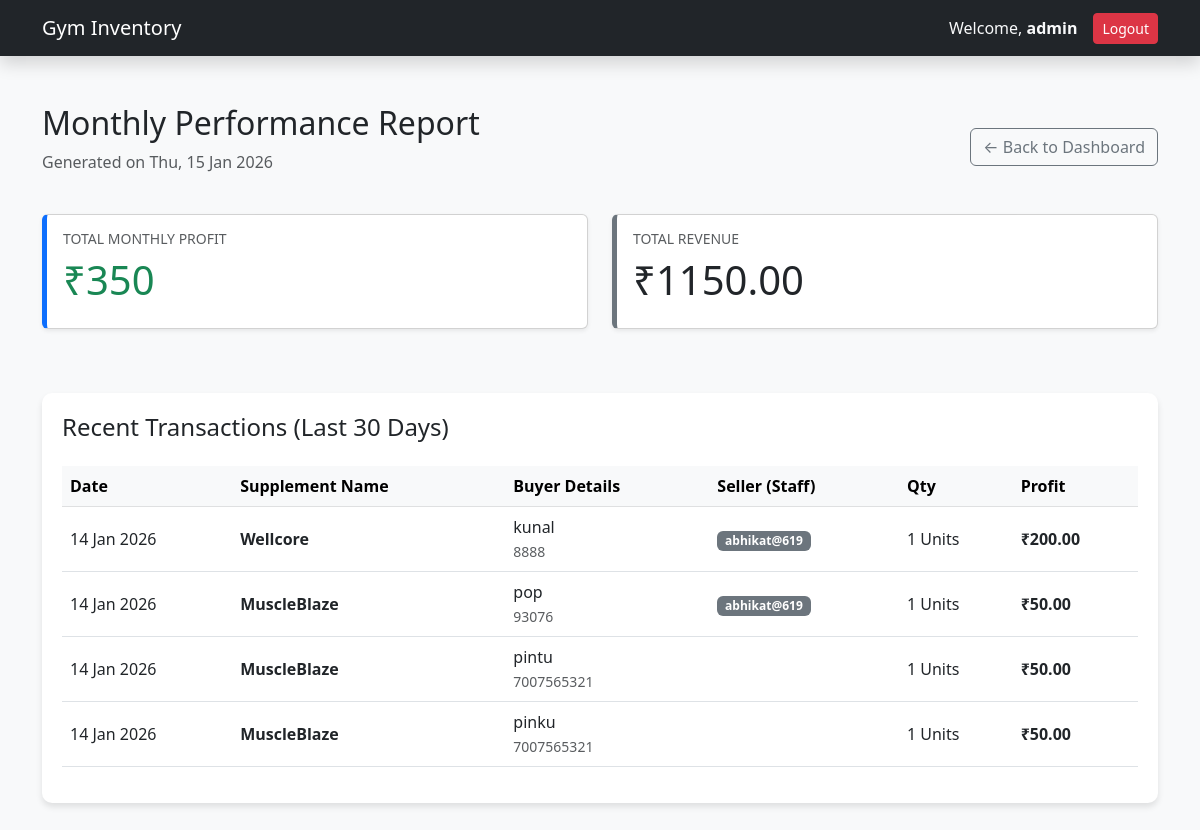
The app's page /report/ (signed in) with its own data.
### supplements/models.py (models this page shows, shortened)
class Sale(models.Model):
    supplement = models.ForeignKey(Supplement, on_delete=models.CASCADE)
    seller = models.ForeignKey(settings.AUTH_USER_MODEL, on_delete=models.SET_NULL, null=True, blank=True)
    buyer_name = models.CharField(max_length=200)
    buyer_contact = models.CharField(max_length=15)
    quantity_sold = models.IntegerField()
    sale_date = models.DateTimeField(default=timezone.now)
    total_profit = models.DecimalField(max_digits=10, decimal_places=2, editable=False)

class Supplement(models.Model):
    name = models.CharField(max_length=200)
    category = models.CharField(max_length=100, choices=[('Protein', 'Protein'), ('Creatine', 'Creatine'), ('Bars', 'Bars'), ('Pre-workout', 'Pre-workout')])
    stock_quantity = models.IntegerField(default=0)
    purchase_price = models.DecimalField(max_digits=10, decimal_places=2)
    selling_price = models.DecimalField(max_digits=10, decimal_places=2)

### supplements/views.py (the view)
# urls.py: path('report/', monthly_report, name='report'),
@login_required
def monthly_report(request):
    last_month = timezone.now() - timedelta(days=30)
    sales = Sale.objects.filter(sale_date__gte=last_month).order_by('-sale_date')
    total_revenue = sum(s.supplement.selling_price * s.quantity_sold for s in sales)
    total_profit = sales.aggregate(Sum('total_profit'))['total_profit__sum'] or 0
    context = {
        'sales': sales,
        'total_profit': total_profit,
        'total_revenue': total_revenue,
        'report_date': timezone.now()
    }
    return render(request, 'supplements/report.html', context)

### supplements/templates/supplements/report.html (shortened to what this page needs)
<!DOCTYPE html>
<html lang="en">
<head>
    <link href="https://cdn.jsdelivr.net/npm/bootstrap@5.3.0/dist/css/bootstrap.min.css" rel="stylesheet">
</head>
<body class="bg-light">
    <nav class="navbar navbar-expand-lg navbar-dark bg-dark shadow">
        <div class="container">
            <a class="navbar-brand" href="{% url 'home' %}">Gym Inventory</a>
            <div class="d-flex align-items-center">
                <span class="navbar-text me-3 text-light">
                    Welcome, <strong>{{ user.username }}</strong>
                </span>
                <form action="{% url 'logout' %}" method="post" class="d-inline">
                    <button type="submit" class="btn btn-sm btn-danger">Logout</button>
                </form>
            </div>
        </div>
    </nav>
    <div class="container py-5">
        <div class="d-flex justify-content-between align-items-center mb-4">
            <div>
                <h1 class="h2">Monthly Performance Report</h1>
                <p class="text-muted">Generated on {{ report_date|date:"D, d M Y" }}</p>
            </div>
            <a href="{% url 'home' %}" class="btn btn-outline-secondary">← Back to Dashboard</a>
        </div>
        <div class="row mb-5">
            <div class="col-md-6">
                <div class="card stats-card shadow-sm mb-3">
                    <div class="card-body">
                        <h6 class="text-muted text-uppercase small">Total Monthly Profit</h6>
                        <h2 class="display-6 text-success">₹{{ total_profit }}</h2>
                    </div>
                </div>
            </div>
            <div class="col-md-6">
                <div class="card stats-card shadow-sm mb-3" style="border-left-color: #6c757d;">
                    <div class="card-body">
                        <h6 class="text-muted text-uppercase small">Total Revenue</h6>
                        <h2 class="display-6">₹{{ total_revenue }}</h2>
                    </div>
                </div>
            </div>
        </div>
        <div class="table-container">
            <h4 class="mb-4">Recent Transactions (Last 30 Days)</h4>
            <div class="table-responsive">
                <table class="table table-hover align-middle">
                <thead class="table-light">
                <tr>
                    <th>Date</th>
                    <th>Supplement Name</th>
                    <th>Buyer Details</th>
                    <th>Seller (Staff)</th> <th>Qty</th>            <th>Profit</th>
                </tr>
                </thead>
                <tbody>
                    {% for sale in sales %}
                    <tr>
                        <td>{{ sale.sale_date|date:"d M Y" }}</td>
                        <td><strong>{{ sale.supplement.name }}</strong></td>
                        <td>
                            <div>{{ sale.buyer_name }}</div>
                            <small class="text-muted">{{ sale.buyer_contact }}</small>
                        </td>
                        <td><span class="badge bg-secondary">{{ sale.seller.username }}</span></td> <td>{{ sale.quantity_sold }} Units</td> <td class="profit-text">₹{{ sale.total_profit }}</td>
                    </tr>
                    {% empty %}
                    <tr>
                        <td colspan="6" class="text-center py-5 text-muted">
                            No sales recorded in the last 30 days.
                        </td>
                    </tr>
                    {% endfor %}
                </tbody>
                </table>
            </div>
        </div>
    </div>
</body>
</html>

### supplements/templates/supplements/report.html (style rules this page uses)
.stats-card { border-left: 5px solid #0d6efd; transition: transform 0.2s; }
.table-container { background: white; border-radius: 10px; padding: 20px; box-shadow: 0 4px 6px rgba(0,0,0,0.1); }
.profit-text { color: #198754; font-weight: bold; }

### records on screen
Sale: sale_date "14 Jan 2026", supplement.name "Wellcore", buyer_name "kunal", buyer_contact "8888", seller.username "abhikat@619", quantity_sold "1", total_profit "200.00"
Sale: sale_date "14 Jan 2026", supplement.name "MuscleBlaze", buyer_name "pop", buyer_contact "93076", seller.username "abhikat@619", quantity_sold "1", total_profit "50.00"
Sale: sale_date "14 Jan 2026", supplement.name "MuscleBlaze", buyer_name "pintu", buyer_contact "7007565321", quantity_sold "1", total_profit "50.00"
Sale: sale_date "14 Jan 2026", supplement.name "MuscleBlaze", buyer_name "pinku", buyer_contact "7007565321", quantity_sold "1", total_profit "50.00"

### other values on screen
{{ user.username }} "admin"
{{ total_profit }} "350"
{{ total_revenue }} "1150.00"
